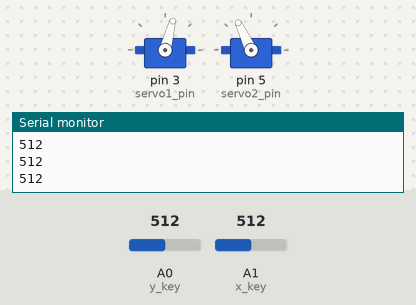
A sketch run on a simulated Arduino Uno, built with avr-gcc and run on an emulated ATmega328P. Shown: 2 × servo, the last lines printed to the serial monitor. The test bench sets the inputs (shaded band); at power-on: A0 (y_key) = 512, A1 (x_key) = 512.

Above: at 1.2 s.
1.3 s: A0 (y_key) set to 984
2.8 s: A0 (y_key) set to 1009
At 4.07 s:
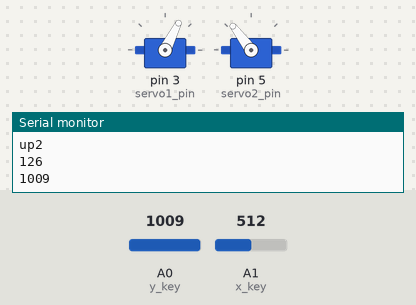
5.8 s: A0 (y_key) set to 990
At 7.0 s:
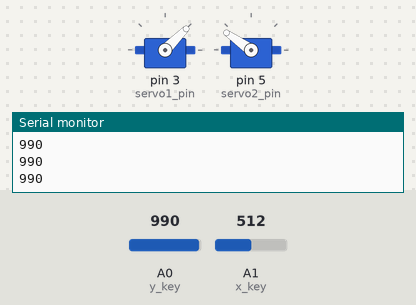
7.3 s: A0 (y_key) set to 1010
At 10.0 s:
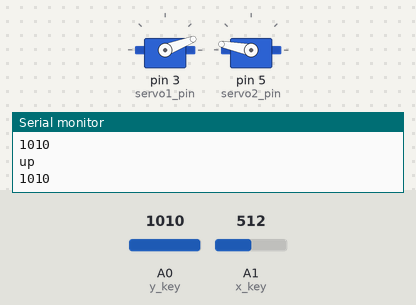
Timing chart, 0 to 11.3 s (numbered marks = the images above; inputs shaded):
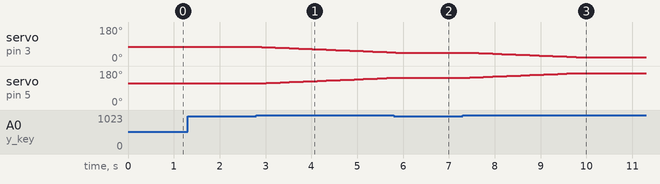

Measured:
- the behaviour switches between 1000 and 1001 on A0 (y_key) (found by bisection; images 0 and 1)
- after the input at 2.8 s, servo on pin 3 (servo1_pin): moves from 75° to 46° over 2.8 s, starting after 0.11 s; servo on pin 5 (servo2_pin): moves from 115° to 144° over 2.8 s, starting after 0.11 s
- after the input at 5.8 s, servo on pin 3 (servo1_pin): goes on until 5.8 s, then stays 45°; servo on pin 5 (servo2_pin): goes on until 5.8 s, then stays 145°
- after the input at 7.3 s, servo on pin 3 (servo1_pin): moves from 45° to 21° over 2.3 s, starting after 0.15 s; servo on pin 5 (servo2_pin): moves from 145° to 169° over 2.3 s, starting after 0.15 s

The sketch:

Joystick.ino
```cpp
#include <Servo.h>
#include <SoftwareSerial.h> // Allows print
Servo servo1;
Servo servo2;
int x_key = A1;
int y_key = A0;
int x_pos;
int y_pos;
int servo1_pin = 3;
int servo2_pin = 5;
int angle = 0;
int pos1 = 0;
int pos2 = 0;
int initial_position1 = 75;
int initial_position2 = 115;


void setup ( ) {
  Serial.begin (9600) ;
  servo1.attach (servo1_pin ) ;
  servo2.attach (servo2_pin ) ;
  servo1.write (initial_position1);
  servo2.write (initial_position2);
  pinMode (x_key, INPUT) ;
  pinMode (y_key, INPUT) ;
  Serial.begin(57600);
  Serial.println("Initiated");
}

void loop ( ) {
  x_pos = analogRead (x_key) ;
  y_pos = analogRead (y_key) ;
  Serial.println(y_pos);
  delay(100);


  if (y_pos > 1000) {
    Serial.println("up");

    if (initial_position1 >= 22 && initial_position1 <= 75 && initial_position2 >= 115 && initial_position2 <= 168)
    {
      Serial.println("up1");
      Serial.println(initial_position1);

      initial_position1 = initial_position1 - 1;

      servo1.write (initial_position1 ) ;
      Serial.println("up2");
      Serial.println(initial_position2);

      initial_position2 = initial_position2 + 1;

      servo2.write (initial_position2 ) ;
    }
  }


  if (y_pos < 20) {

    Serial.println("down");
    if (initial_position1 >= 20 && initial_position1 <= 73 && initial_position2 >= 117 && initial_position2 <= 170)
    {
      Serial.println("down1");
      Serial.println(initial_position1);

      initial_position1 = initial_position1 + 1;

      servo1.write ( initial_position1 ) ;

      Serial.println("down2");
      Serial.println(initial_position2);

      initial_position2 = initial_position2 - 1;

      servo2.write (initial_position2 ) ;
    }

  }

}
```
